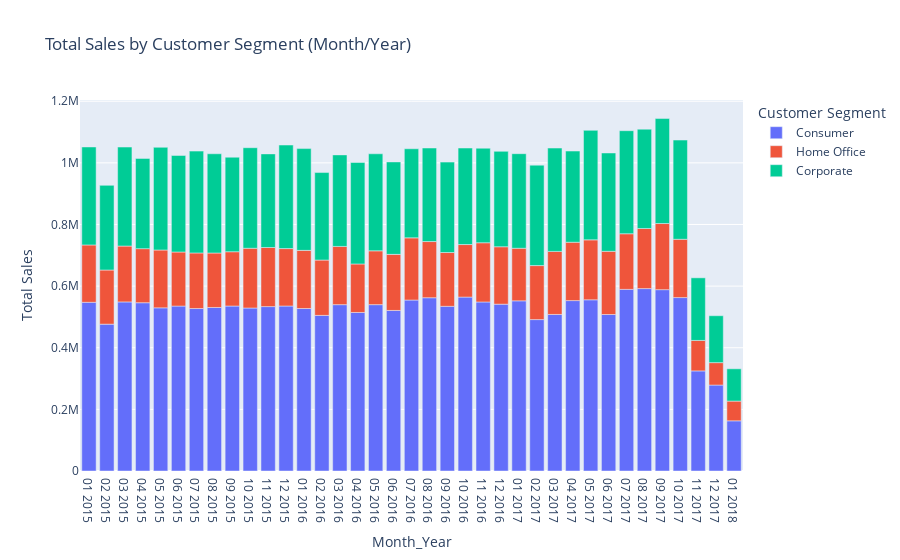
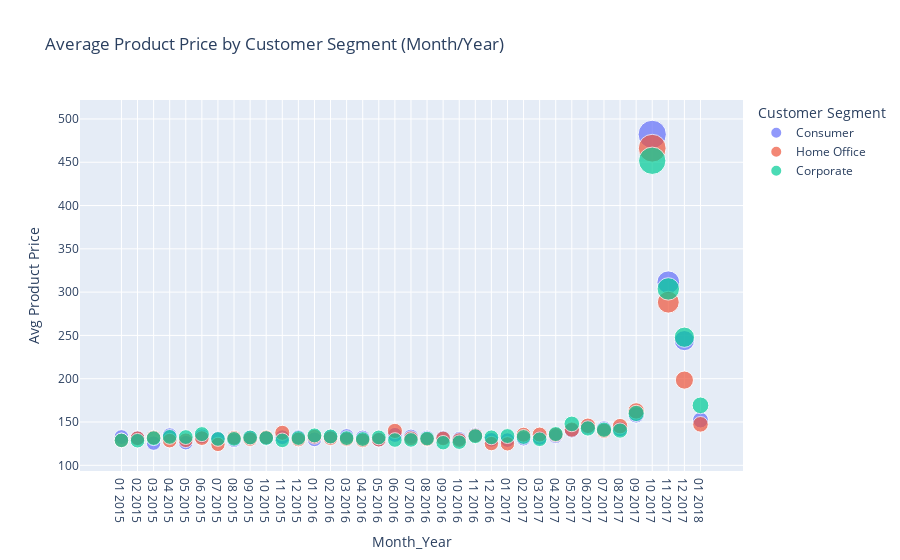

Notebook source saved alongside these figures, in order:
### Code cell
customer_segment_group['Month_Year'] = pd.to_datetime(customer_segment_group['Month_Year'], format='%m/%Y')
customer_segment_group = customer_segment_group.sort_values(by=['Month_Year'])

# Create the bar plot (fig1) for Total Sales by Customer Segment (Month/Year)
fig1 = px.bar(
    customer_segment_group, 
    x='Month_Year', 
    y='Total Sales', 
    color='Customer Segment', 
    title='Total Sales by Customer Segment (Month/Year)', 
    labels={'Total Sales': 'Total Sales'},
    hover_data={'Total Sales': ':.1f'}
)

# Update x-axis to handle the month/year as categories
fig1.update_xaxes(type='category', tickmode='array', tickvals=customer_segment_group['Month_Year'], ticktext=customer_segment_group['Month_Year'].dt.strftime('%m %Y'))

fig1.show()

# Create the scatter plot (fig2) for Average Product Price by Customer Segment (Month/Year)
fig2 = px.scatter(
    customer_segment_group, 
    x='Month_Year', 
    y='Average Product Price', 
    size='Average Product Price', 
    color='Customer Segment',
    title='Average Product Price by Customer Segment (Month/Year)', 
    labels={'Average Product Price': 'Avg Product Price'},
    hover_data={'Average Product Price': ':.1f'}
)

# Ensure x-axis is properly formatted for categorical display
fig2.update_xaxes(type='category', tickmode='array', tickvals=customer_segment_group['Month_Year'], ticktext=customer_segment_group['Month_Year'].dt.strftime('%m %Y'))

fig2.show()
